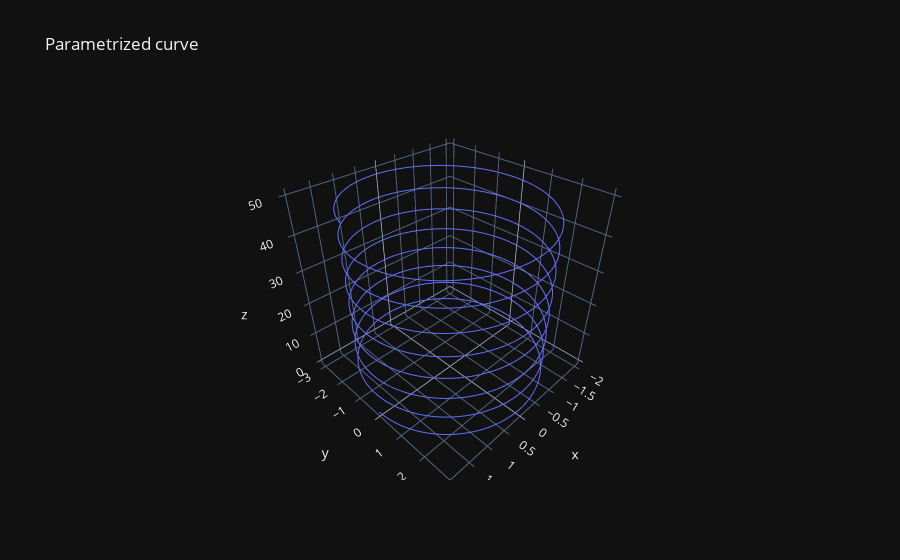

Here is the notebook cell this chart was saved with:
### Code cell
X = sp.lambdify(t,x.subs(a,a1).subs(b,b1))(ls)
Y = sp.lambdify(t,y.subs(a,a1).subs(b,b1))(ls)
Z = sp.lambdify(t,z.subs(a,a1).subs(b,b1))(ls)

fig = px.line_3d(x=X, y=Y,z=Z, title="Parametrized curve")
fig.show()

### Figure 1 — Plotly figure (JSON) as saved in the notebook; plotly's stock layout.template omitted (floating-point values rounded to 4 significant figures; data arrays with more than 128 entries replaced by an {"elided": "..."} marker saying what was removed)
{"data": [{"hovertemplate": "x=%{x}<br>y=%{y}<br>z=%{z}<extra></extra>", "legendgroup": "", "line": {"color": "#636efa", "dash": "solid"}, "marker": {"symbol": "circle"}, "mode": "lines", "name": "", "scene": "scene", "showlegend": false, "x": {"elided": "2000 float values"}, "y": {"elided": "2000 float values"}, "z": {"elided": "2000 float values"}, "type": "scatter3d"}], "layout": {"scene": {"domain": {"x": [0.0, 1.0], "y": [0.0, 1.0]}, "xaxis": {"title": {"text": "x"}}, "yaxis": {"title": {"text": "y"}}, "zaxis": {"title": {"text": "z"}}}, "legend": {"tracegroupgap": 0}, "title": {"text": "Parametrized curve"}}}
